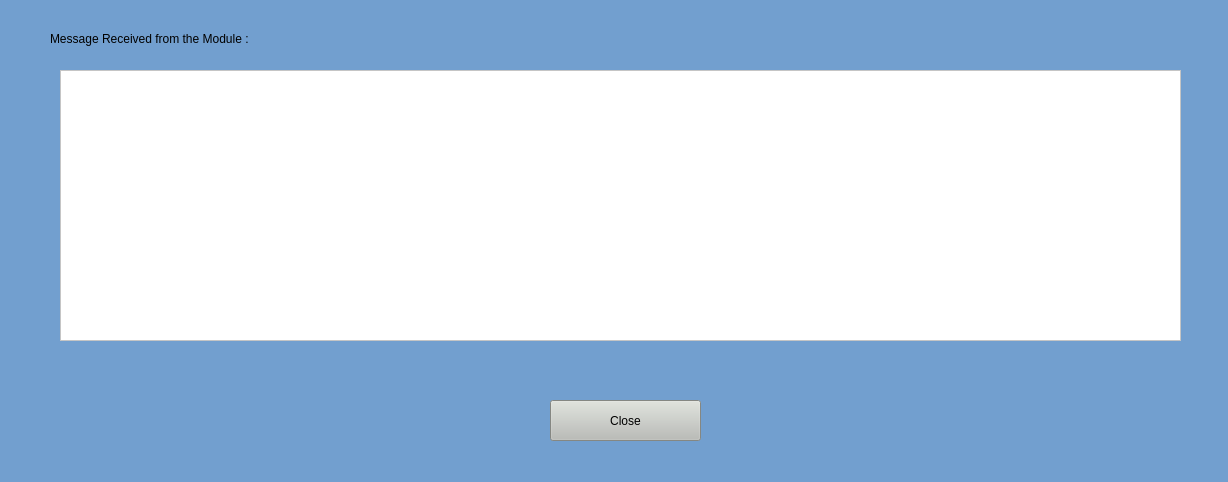
<?xml version="1.0" encoding="UTF-8"?>
<ui version="4.0">
 <class>PopUp</class>
 <widget class="QWidget" name="PopUp">
  <property name="geometry">
   <rect>
    <x>0</x>
    <y>0</y>
    <width>1228</width>
    <height>482</height>
   </rect>
  </property>
  <property name="windowTitle">
   <string>Form</string>
  </property>
  <property name="styleSheet">
   <string notr="true">background-color: rgb(114, 159, 207);</string>
  </property>
  <widget class="QPushButton" name="pushButton">
   <property name="geometry">
    <rect>
     <x>550</x>
     <y>400</y>
     <width>151</width>
     <height>41</height>
    </rect>
   </property>
   <property name="styleSheet">
    <string notr="true">background-color: rgb(186, 189, 182);
font: 12pt &quot;Ubuntu&quot;;</string>
   </property>
   <property name="text">
    <string>Close</string>
   </property>
  </widget>
  <widget class="QLabel" name="label">
   <property name="geometry">
    <rect>
     <x>50</x>
     <y>30</y>
     <width>281</width>
     <height>17</height>
    </rect>
   </property>
   <property name="styleSheet">
    <string notr="true">font: 12pt &quot;Ubuntu&quot;;</string>
   </property>
   <property name="text">
    <string>Message Received from the Module :</string>
   </property>
  </widget>
  <widget class="QTableWidget" name="tableWidget">
   <property name="geometry">
    <rect>
     <x>60</x>
     <y>70</y>
     <width>1121</width>
     <height>271</height>
    </rect>
   </property>
   <property name="styleSheet">
    <string notr="true">background-color: rgb(255, 255, 255);</string>
   </property>
  </widget>
 </widget>
 <resources/>
 <connections/>
</ui>
